Frame 1 (no input): blank canvas, image omitted
Frame 60 (no input): blank canvas, image omitted
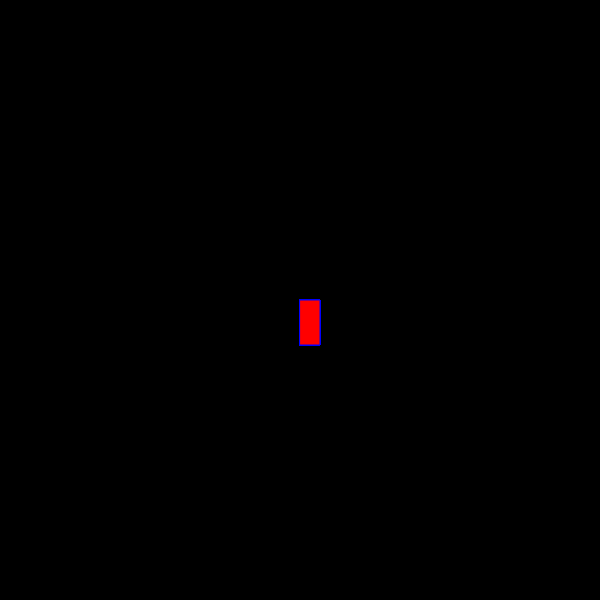
Frame 120 (the mouse pressed at the canvas centre since frame 60)

The p5.js sketch whose frames 1 and 60 were blank and that drew this single picture after the mouse press (run headless with seeded random() and noise() and a simulated clock; from frame 60 on, the mouse is pressed at the canvas centre):

// p5.js sketch
// ── sketch.js
function setup() {
  createCanvas(600, 600);
  background("black");
}

function draw() {
 
  stroke("blue");
  fill("red");

  // console.log(mouseIsPressed);

  if (mouseIsPressed) {
    rect(mouseX, mouseY, 20, 45);
  }
}
